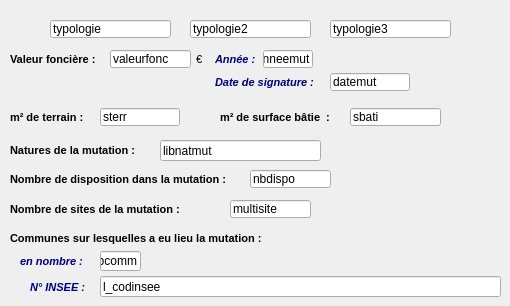
   <widget class="QWidget" name="Mutation">
    <attribute name="title">
     <string>Mutation</string>
    </attribute>
    <widget class="QLineEdit" name="libnatmut">
     <property name="geometry">
      <rect>
       <x>160</x>
       <y>140</y>
       <width>161</width>
       <height>21</height>
      </rect>
     </property>
     <property name="text">
      <string>libnatmut</string>
     </property>
    </widget>
    <widget class="QLabel" name="Natures_mutation">
     <property name="geometry">
      <rect>
       <x>10</x>
       <y>143</y>
       <width>141</width>
       <height>16</height>
      </rect>
     </property>
     <property name="text">
      <string>&lt;!DOCTYPE HTML PUBLIC &quot;-//W3C//DTD HTML 4.0//EN&quot; &quot;http://www.w3.org/TR/REC-html40/strict.dtd&quot;&gt;
&lt;html&gt;&lt;head&gt;&lt;meta name=&quot;qrichtext&quot; content=&quot;1&quot; /&gt;&lt;style type=&quot;text/css&quot;&gt;
p, li { white-space: pre-wrap; }
&lt;/style&gt;&lt;/head&gt;&lt;body style=&quot; font-family:'MS Shell Dlg 2'; font-size:8.25pt; font-weight:400; font-style:normal;&quot;&gt;
&lt;p style=&quot; margin-top:0px; margin-bottom:0px; margin-left:0px; margin-right:0px; -qt-block-indent:0; text-indent:0px;&quot;&gt;&lt;span style=&quot; font-size:8pt; font-weight:600;&quot;&gt;Natures de la mutation :&lt;/span&gt;&lt;/p&gt;&lt;/body&gt;&lt;/html&gt;</string>
     </property>
    </widget>
    <widget class="QLineEdit" name="typologie">
     <property name="geometry">
      <rect>
       <x>50</x>
       <y>20</y>
       <width>121</width>
       <height>18</height>
      </rect>
     </property>
     <property name="text">
      <string>typologie</string>
     </property>
    </widget>
    <widget class="QLineEdit" name="typologie2">
     <property name="geometry">
      <rect>
       <x>190</x>
       <y>20</y>
       <width>121</width>
       <height>18</height>
      </rect>
     </property>
     <property name="text">
      <string>typologie2</string>
     </property>
    </widget>
    <widget class="QLineEdit" name="typologie3">
     <property name="geometry">
      <rect>
       <x>330</x>
       <y>20</y>
       <width>121</width>
       <height>18</height>
      </rect>
     </property>
     <property name="text">
      <string>typologie3</string>
     </property>
    </widget>
    <widget class="QLineEdit" name="valeurfonc">
     <property name="geometry">
      <rect>
       <x>110</x>
       <y>50</y>
       <width>81</width>
       <height>18</height>
      </rect>
     </property>
     <property name="whatsThis">
      <string notr="true"/>
     </property>
     <property name="text">
      <string>valeurfonc</string>
     </property>
    </widget>
    <widget class="QLabel" name="Valeur_Fonciere">
     <property name="geometry">
      <rect>
       <x>10</x>
       <y>52</y>
       <width>101</width>
       <height>16</height>
      </rect>
     </property>
     <property name="text">
      <string>&lt;!DOCTYPE HTML PUBLIC &quot;-//W3C//DTD HTML 4.0//EN&quot; &quot;http://www.w3.org/TR/REC-html40/strict.dtd&quot;&gt;
&lt;html&gt;&lt;head&gt;&lt;meta name=&quot;qrichtext&quot; content=&quot;1&quot; /&gt;&lt;style type=&quot;text/css&quot;&gt;
p, li { white-space: pre-wrap; }
&lt;/style&gt;&lt;/head&gt;&lt;body style=&quot; font-family:'MS Shell Dlg 2'; font-size:8.25pt; font-weight:400; font-style:normal;&quot;&gt;
&lt;p style=&quot; margin-top:0px; margin-bottom:0px; margin-left:0px; margin-right:0px; -qt-block-indent:0; text-indent:0px;&quot;&gt;&lt;span style=&quot; font-size:8pt; font-weight:600;&quot;&gt;Valeur foncière :&lt;/span&gt;&lt;/p&gt;&lt;/body&gt;&lt;/html&gt;</string>
     </property>
    </widget>
    <widget class="QLabel" name="anneemut">
     <property name="geometry">
      <rect>
       <x>215</x>
       <y>52</y>
       <width>51</width>
       <height>16</height>
      </rect>
     </property>
     <property name="text">
      <string>&lt;!DOCTYPE HTML PUBLIC &quot;-//W3C//DTD HTML 4.0//EN&quot; &quot;http://www.w3.org/TR/REC-html40/strict.dtd&quot;&gt;
&lt;html&gt;&lt;head&gt;&lt;meta name=&quot;qrichtext&quot; content=&quot;1&quot; /&gt;&lt;style type=&quot;text/css&quot;&gt;
p, li { white-space: pre-wrap; }
&lt;/style&gt;&lt;/head&gt;&lt;body style=&quot; font-family:'MS Shell Dlg 2'; font-size:8.25pt; font-weight:400; font-style:normal;&quot;&gt;
&lt;p style=&quot; margin-top:0px; margin-bottom:0px; margin-left:0px; margin-right:0px; -qt-block-indent:0; text-indent:0px;&quot;&gt;&lt;span style=&quot; font-size:8pt; font-weight:600; font-style:italic; color:#00007f;&quot;&gt;Année :&lt;/span&gt;&lt;/p&gt;&lt;/body&gt;&lt;/html&gt;</string>
     </property>
    </widget>
    <widget class="QLabel" name="Nombre_communes">
     <property name="geometry">
      <rect>
       <x>10</x>
       <y>231</y>
       <width>281</width>
       <height>16</height>
      </rect>
     </property>
     <property name="text">
      <string>&lt;!DOCTYPE HTML PUBLIC &quot;-//W3C//DTD HTML 4.0//EN&quot; &quot;http://www.w3.org/TR/REC-html40/strict.dtd&quot;&gt;
&lt;html&gt;&lt;head&gt;&lt;meta name=&quot;qrichtext&quot; content=&quot;1&quot; /&gt;&lt;style type=&quot;text/css&quot;&gt;
p, li { white-space: pre-wrap; }
&lt;/style&gt;&lt;/head&gt;&lt;body style=&quot; font-family:'MS Shell Dlg 2'; font-size:8.25pt; font-weight:400; font-style:normal;&quot;&gt;
&lt;p style=&quot; margin-top:0px; margin-bottom:0px; margin-left:0px; margin-right:0px; -qt-block-indent:0; text-indent:0px;&quot;&gt;&lt;span style=&quot; font-size:8pt; font-weight:600;&quot;&gt;Communes sur lesquelles a eu lieu la mutation :&lt;/span&gt;&lt;/p&gt;&lt;/body&gt;&lt;/html&gt;</string>
     </property>
    </widget>
    <widget class="QLabel" name="Date_signature_doc">
     <property name="geometry">
      <rect>
       <x>215</x>
       <y>75</y>
       <width>111</width>
       <height>16</height>
      </rect>
     </property>
     <property name="text">
      <string>&lt;!DOCTYPE HTML PUBLIC &quot;-//W3C//DTD HTML 4.0//EN&quot; &quot;http://www.w3.org/TR/REC-html40/strict.dtd&quot;&gt;
&lt;html&gt;&lt;head&gt;&lt;meta name=&quot;qrichtext&quot; content=&quot;1&quot; /&gt;&lt;style type=&quot;text/css&quot;&gt;
p, li { white-space: pre-wrap; }
&lt;/style&gt;&lt;/head&gt;&lt;body style=&quot; font-family:'MS Shell Dlg 2'; font-size:8.25pt; font-weight:400; font-style:normal;&quot;&gt;
&lt;p style=&quot; margin-top:0px; margin-bottom:0px; margin-left:0px; margin-right:0px; -qt-block-indent:0; text-indent:0px;&quot;&gt;&lt;span style=&quot; font-size:8pt; font-weight:600; font-style:italic; color:#00007f;&quot;&gt;Date de signature :&lt;/span&gt;&lt;/p&gt;&lt;/body&gt;&lt;/html&gt;</string>
     </property>
    </widget>
    <widget class="QLineEdit" name="nbcomm">
     <property name="geometry">
      <rect>
       <x>100</x>
       <y>251</y>
       <width>41</width>
       <height>20</height>
      </rect>
     </property>
     <property name="text">
      <string>nbcomm</string>
     </property>
    </widget>
    <widget class="QLineEdit" name="l_codinsee">
     <property name="geometry">
      <rect>
       <x>100</x>
       <y>276</y>
       <width>401</width>
       <height>21</height>
      </rect>
     </property>
     <property name="text">
      <string>l_codinsee</string>
     </property>
    </widget>
    <widget class="QLineEdit" name="anneemut">
     <property name="geometry">
      <rect>
       <x>263</x>
       <y>50</y>
       <width>50</width>
       <height>18</height>
      </rect>
     </property>
     <property name="text">
      <string>anneemut</string>
     </property>
    </widget>
    <widget class="QLineEdit" name="nbdispo">
     <property name="geometry">
      <rect>
       <x>250</x>
       <y>170</y>
       <width>81</width>
       <height>18</height>
      </rect>
     </property>
     <property name="text">
      <string>nbdispo</string>
     </property>
    </widget>
    <widget class="QLabel" name="Nombre_dispositions">
     <property name="geometry">
      <rect>
       <x>10</x>
       <y>172</y>
       <width>231</width>
       <height>16</height>
      </rect>
     </property>
     <property name="text">
      <string>&lt;!DOCTYPE HTML PUBLIC &quot;-//W3C//DTD HTML 4.0//EN&quot; &quot;http://www.w3.org/TR/REC-html40/strict.dtd&quot;&gt;
&lt;html&gt;&lt;head&gt;&lt;meta name=&quot;qrichtext&quot; content=&quot;1&quot; /&gt;&lt;style type=&quot;text/css&quot;&gt;
p, li { white-space: pre-wrap; }
&lt;/style&gt;&lt;/head&gt;&lt;body style=&quot; font-family:'MS Shell Dlg 2'; font-size:8.25pt; font-weight:400; font-style:normal;&quot;&gt;
&lt;p style=&quot; margin-top:0px; margin-bottom:0px; margin-left:0px; margin-right:0px; -qt-block-indent:0; text-indent:0px;&quot;&gt;&lt;span style=&quot; font-size:8pt; font-weight:600;&quot;&gt;Nombre de disposition dans la mutation :&lt;/span&gt;&lt;/p&gt;&lt;/body&gt;&lt;/html&gt;</string>
     </property>
    </widget>
    <widget class="QLabel" name="Nb_de_communes">
     <property name="geometry">
      <rect>
       <x>20</x>
       <y>254</y>
       <width>71</width>
       <height>16</height>
      </rect>
     </property>
     <property name="text">
      <string>&lt;!DOCTYPE HTML PUBLIC &quot;-//W3C//DTD HTML 4.0//EN&quot; &quot;http://www.w3.org/TR/REC-html40/strict.dtd&quot;&gt;
&lt;html&gt;&lt;head&gt;&lt;meta name=&quot;qrichtext&quot; content=&quot;1&quot; /&gt;&lt;style type=&quot;text/css&quot;&gt;
p, li { white-space: pre-wrap; }
&lt;/style&gt;&lt;/head&gt;&lt;body style=&quot; font-family:'MS Shell Dlg 2'; font-size:8.25pt; font-weight:400; font-style:normal;&quot;&gt;
&lt;p style=&quot; margin-top:0px; margin-bottom:0px; margin-left:0px; margin-right:0px; -qt-block-indent:0; text-indent:0px;&quot;&gt;&lt;span style=&quot; font-size:8pt; font-weight:600; font-style:italic; color:#00007f;&quot;&gt;en nombre :&lt;/span&gt;&lt;/p&gt;&lt;/body&gt;&lt;/html&gt;</string>
     </property>
    </widget>
    <widget class="QLabel" name="INSEE_communes">
     <property name="geometry">
      <rect>
       <x>30</x>
       <y>280</y>
       <width>61</width>
       <height>16</height>
      </rect>
     </property>
     <property name="text">
      <string>&lt;!DOCTYPE HTML PUBLIC &quot;-//W3C//DTD HTML 4.0//EN&quot; &quot;http://www.w3.org/TR/REC-html40/strict.dtd&quot;&gt;
&lt;html&gt;&lt;head&gt;&lt;meta name=&quot;qrichtext&quot; content=&quot;1&quot; /&gt;&lt;style type=&quot;text/css&quot;&gt;
p, li { white-space: pre-wrap; }
&lt;/style&gt;&lt;/head&gt;&lt;body style=&quot; font-family:'MS Shell Dlg 2'; font-size:8.25pt; font-weight:400; font-style:normal;&quot;&gt;
&lt;p style=&quot; margin-top:0px; margin-bottom:0px; margin-left:0px; margin-right:0px; -qt-block-indent:0; text-indent:0px;&quot;&gt;&lt;span style=&quot; font-size:8pt; font-weight:600; font-style:italic; color:#00007f;&quot;&gt;N° INSEE :&lt;/span&gt;&lt;/p&gt;&lt;/body&gt;&lt;/html&gt;</string>
     </property>
    </widget>
    <widget class="QLabel" name="Nombre_sites">
     <property name="geometry">
      <rect>
       <x>10</x>
       <y>202</y>
       <width>221</width>
       <height>16</height>
      </rect>
     </property>
     <property name="text">
      <string>&lt;!DOCTYPE HTML PUBLIC &quot;-//W3C//DTD HTML 4.0//EN&quot; &quot;http://www.w3.org/TR/REC-html40/strict.dtd&quot;&gt;
&lt;html&gt;&lt;head&gt;&lt;meta name=&quot;qrichtext&quot; content=&quot;1&quot; /&gt;&lt;style type=&quot;text/css&quot;&gt;
p, li { white-space: pre-wrap; }
&lt;/style&gt;&lt;/head&gt;&lt;body style=&quot; font-family:'MS Shell Dlg 2'; font-size:8.25pt; font-weight:400; font-style:normal;&quot;&gt;
&lt;p style=&quot; margin-top:0px; margin-bottom:0px; margin-left:0px; margin-right:0px; -qt-block-indent:0; text-indent:0px;&quot;&gt;&lt;span style=&quot; font-size:8pt; font-weight:600;&quot;&gt;Nombre de sites de la mutation :&lt;/span&gt;&lt;/p&gt;&lt;/body&gt;&lt;/html&gt;</string>
     </property>
    </widget>
    <widget class="QLineEdit" name="multisite">
     <property name="geometry">
      <rect>
       <x>230</x>
       <y>200</y>
       <width>81</width>
       <height>18</height>
      </rect>
     </property>
     <property name="text">
      <string>multisite</string>
     </property>
    </widget>
    <widget class="QLabel" name="Euros">
     <property name="geometry">
      <rect>
       <x>196</x>
       <y>52</y>
       <width>16</width>
       <height>16</height>
      </rect>
     </property>
     <property name="text">
      <string>&lt;!DOCTYPE HTML PUBLIC &quot;-//W3C//DTD HTML 4.0//EN&quot; &quot;http://www.w3.org/TR/REC-html40/strict.dtd&quot;&gt;
&lt;html&gt;&lt;head&gt;&lt;meta name=&quot;qrichtext&quot; content=&quot;1&quot; /&gt;&lt;style type=&quot;text/css&quot;&gt;
p, li { white-space: pre-wrap; }
&lt;/style&gt;&lt;/head&gt;&lt;body style=&quot; font-family:'MS Shell Dlg 2'; font-size:8.25pt; font-weight:400; font-style:normal;&quot;&gt;
&lt;p style=&quot; margin-top:0px; margin-bottom:0px; margin-left:0px; margin-right:0px; -qt-block-indent:0; text-indent:0px;&quot;&gt;&lt;span style=&quot; font-size:8pt;&quot;&gt;€&lt;/span&gt;&lt;/p&gt;&lt;/body&gt;&lt;/html&gt;</string>
     </property>
    </widget>
    <widget class="QLineEdit" name="datemut">
     <property name="geometry">
      <rect>
       <x>330</x>
       <y>73</y>
       <width>80</width>
       <height>18</height>
      </rect>
     </property>
     <property name="text">
      <string>datemut</string>
     </property>
    </widget>
    <widget class="QLabel" name="Surface_terrain">
     <property name="geometry">
      <rect>
       <x>10</x>
       <y>110</y>
       <width>91</width>
       <height>16</height>
      </rect>
     </property>
     <property name="text">
      <string>&lt;!DOCTYPE HTML PUBLIC &quot;-//W3C//DTD HTML 4.0//EN&quot; &quot;http://www.w3.org/TR/REC-html40/strict.dtd&quot;&gt;
&lt;html&gt;&lt;head&gt;&lt;meta name=&quot;qrichtext&quot; content=&quot;1&quot; /&gt;&lt;style type=&quot;text/css&quot;&gt;
p, li { white-space: pre-wrap; }
&lt;/style&gt;&lt;/head&gt;&lt;body style=&quot; font-family:'MS Shell Dlg 2'; font-size:8.25pt; font-weight:400; font-style:normal;&quot;&gt;
&lt;p style=&quot; margin-top:0px; margin-bottom:0px; margin-left:0px; margin-right:0px; -qt-block-indent:0; text-indent:0px;&quot;&gt;&lt;span style=&quot; font-size:8pt; font-weight:600;&quot;&gt;m² de terrain :&lt;/span&gt;&lt;/p&gt;&lt;/body&gt;&lt;/html&gt;</string>
     </property>
    </widget>
    <widget class="QLabel" name="Surface_habitable">
     <property name="geometry">
      <rect>
       <x>220</x>
       <y>110</y>
       <width>151</width>
       <height>16</height>
      </rect>
     </property>
     <property name="text">
      <string>&lt;!DOCTYPE HTML PUBLIC &quot;-//W3C//DTD HTML 4.0//EN&quot; &quot;http://www.w3.org/TR/REC-html40/strict.dtd&quot;&gt;
&lt;html&gt;&lt;head&gt;&lt;meta name=&quot;qrichtext&quot; content=&quot;1&quot; /&gt;&lt;style type=&quot;text/css&quot;&gt;
p, li { white-space: pre-wrap; }
&lt;/style&gt;&lt;/head&gt;&lt;body style=&quot; font-family:'MS Shell Dlg 2'; font-size:8.25pt; font-weight:400; font-style:normal;&quot;&gt;
&lt;p style=&quot; margin-top:0px; margin-bottom:0px; margin-left:0px; margin-right:0px; -qt-block-indent:0; text-indent:0px;&quot;&gt;&lt;span style=&quot; font-size:8pt; font-weight:600;&quot;&gt;m² de surface bâtie  :&lt;/span&gt;&lt;/p&gt;&lt;/body&gt;&lt;/html&gt;</string>
     </property>
    </widget>
    <widget class="QLineEdit" name="sterr">
     <property name="geometry">
      <rect>
       <x>100</x>
       <y>108</y>
       <width>80</width>
       <height>18</height>
      </rect>
     </property>
     <property name="text">
      <string>sterr</string>
     </property>
    </widget>
    <widget class="QLineEdit" name="sbati">
     <property name="geometry">
      <rect>
       <x>350</x>
       <y>108</y>
       <width>91</width>
       <height>18</height>
      </rect>
     </property>
     <property name="text">
      <string>sbati</string>
     </property>
    </widget>
   </widget>
